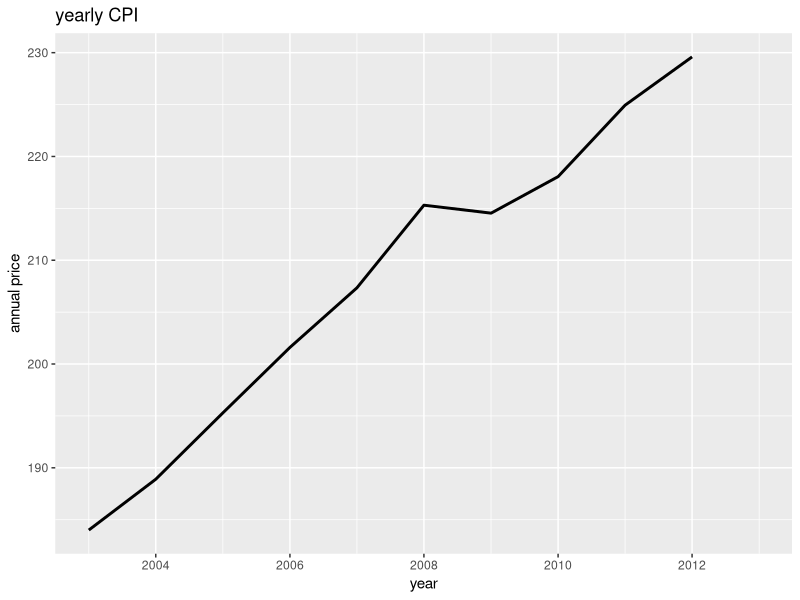

The R script that drew this image:
#page 62-63
library(ggplot2)
consumer<-data.frame(year=c(2003,2004,2005,2006,2007,2008,2009,2010,2011,2012),
         jan=c(181.7,185.2,190.7,198.3,202.416,211.080,211.143,216.687,220.223,226.665),
         feb=c(183.1,186.2,191.8,198.7,203.499,211.693,212.193,216.741,221.309,227.663),
         mar=c(184.2,187.4,193.3,199.8,205.352,213.528,212.709,217.631,223.467,229.392),
         apr=c(183.8,188,194.6,201.5,206.686,214.823,213.24,218.009,224.906,230.085),
         may=c(183.5,189.1,194.4,202.5,207.949,216.632,213.856,218.178,225.964,229.815),
         jun=c(183.7,189.7,194.5,202.9,208.352,218.815,215.693,217.965,225.722,229.478),
         jul=c(183.9,189.4,195.4,203.5,208.299,219.964,215.351,218.011,225.922,229.104),
         aug=c(184.6,189.5,196.4,203.9,207.917,219.086,215.834,218.312,226.545,230.379),
         sep=c(185.2,189.9,198.8,202.9,208.49,218.783,215.969,218.439,226.889,231.407),
         oct=c(185,190.9,199.2,201.8,208.936,216.573,216.177,218.711,226.421,231.317),
         nov=c(184.5,191,197.6,201.5,210.177,212.425,216.33,218.803,226.23,230.221),
         dec=c(184.3,190.3,196.8,201.8,210.036,210.228,215.949,219.179,225.672,229.601),
         annual=c(184,188.9,195.3,201.6,207.342,215.303,214.537,218.056,224.939,229.594))
View(consumer)
min<-as.Date("2003-1-1")
max<-as.Date("2012-12-30")
yrs<-as.Date(ISOdate(consumer$year,1,1))
ggplot(data=consumer,aes(x=yrs,y=annual))+
  geom_line(size=1)+
  scale_x_date(limits=c(min,max))+
  xlab("year")+ylab("annual price")+ggtitle("yearly CPI")
